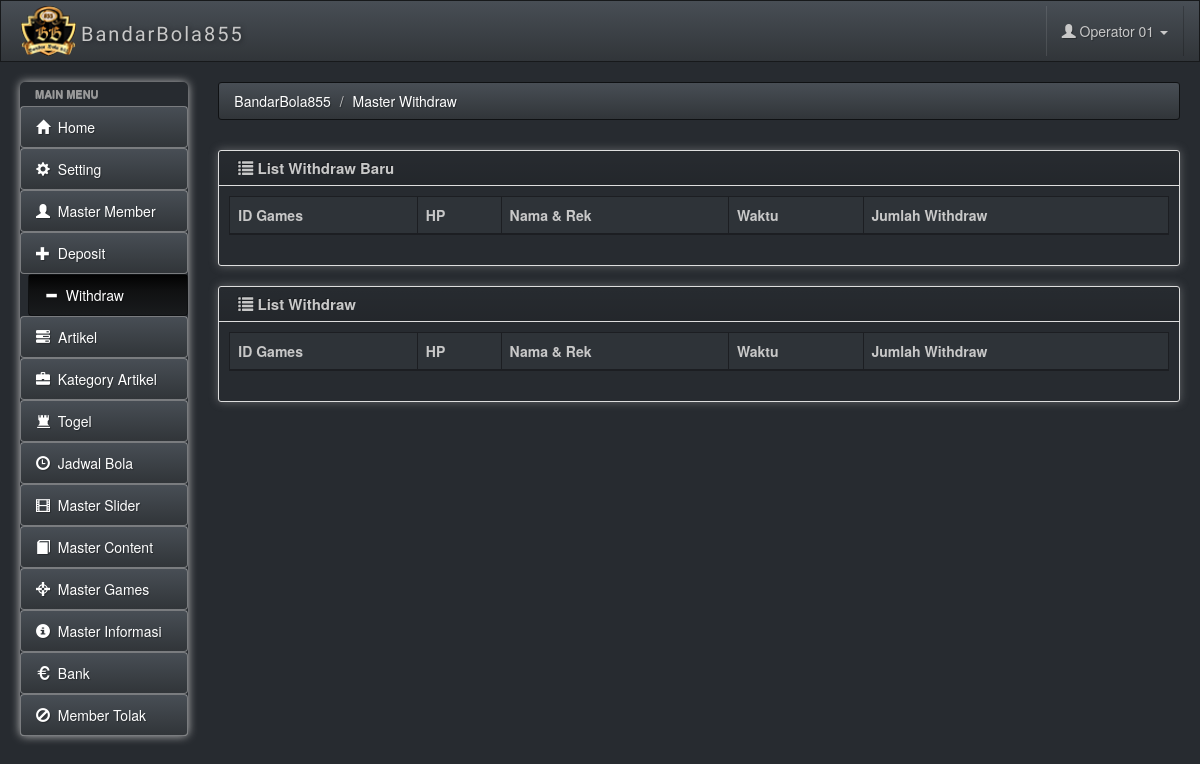
Screenshot of /admincm/mswithdraw.php (signed in) with the database file from the repository.
### tables this page shows
CREATE TABLE `msmodul` (
  `mdl_id` varchar(60) NOT NULL,
  `mdl_name` varchar(60) NOT NULL,
  `mdl_urut` char(2) NOT NULL,
  `mdl_group` varchar(10) NOT NULL,
  `mdl_file` varchar(60) NOT NULL,
  `mdl_icon` varchar(20) NOT NULL
);

### includes/fungsi.php (called while the page is built, shortened)
<?php
function fOpenConn() {
	if ($conn = mysqli_connect(DB_SERVER,DB_SERVER_USERNAME,DB_SERVER_PASSWORD)) {
		if (mysqli_select_db($conn,DB_DATABASE)) {
                        mysqli_query($conn, "SET time_zone = '+07:00'");
			return $conn;
		}
	}
	else
	{
		echo "error fOpenConn<BR>";
		echo mysqli_error() . "<br>";
		return NULL;
	}
}
?>

### includes/validuser.php (called while the page is built, shortened)
<?php
if (!isset($_SESSION['primaryiduser_bandar855']) || !isset($_SESSION['useriduser_bandar855']) || !isset($_SESSION['passworduser_bandar855']) || !isset($_SESSION['namauser_bandar855']))
{
	header("location:login.php");
}
else
{
	$fix_primaryid = $_SESSION['primaryiduser_bandar855'];
}

### admincm/mswithdraw.php (the view, shortened to what this page needs)
<?php
$modulid = "MsWithdraw";
require_once "../includes/validuser.php";
$titlepage = "Master Withdraw";
        ?>
        <?php
require_once '../includes/htmltop.php';
?>
</head>
<body>
    <?php
    require_once '../includes/topbar.php';
    require_once '../includes/menu.php';
    ?>
<div class="row">
    <div class="box col-md-12">
            <div class="box-inner">
                <div class="box-header well" data-original-title="">
                    <h2><i class="glyphicon glyphicon-list"></i> List Withdraw Baru</h2>
                </div>
                <div class="box-content">
                    <table class="table table-bordered">
                        <thead>
                            <tr>
                                <th>ID Games</th>
                                <th>HP</th>
                                <th>Nama & Rek</th>
                                <th>Waktu</th>
                                <th>Jumlah Withdraw</th>
                            </tr>
                        </thead>
                    </table>
                </div>
            </div>
        </div>
</div>
<div class="row">
    <div class="box col-md-12">
            <div class="box-inner">
                <div class="box-header well" data-original-title="">
                    <h2><i class="glyphicon glyphicon-list"></i> List Withdraw</h2>
                </div>
                <div class="box-content">
                    <table class="table table-bordered">
                        <thead>
                            <tr>
                                <th>ID Games</th>
                                <th>HP</th>
                                <th>Nama & Rek</th>
                                <th>Waktu</th>
                                <th>Jumlah Withdraw</th>
                            </tr>
                        </thead>
                    </table>
                </div>
            </div>
        </div>
</div>
<?php
require_once '../includes/footer.php';
?>

### includes/menu.php (shortened to what this page needs)
<div class="ch-container">
    <div class="row">
        <div class="col-sm-2 col-lg-2">
            <div class="sidebar-nav">
                <div class="nav-canvas">
                    <ul class="nav nav-pills nav-stacked main-menu">
                        <li class="nav-header">Main Menu</li>
                        <li <?php if ($modulid == "home") echo 'class="active"'; ?>><a class="ajax-link" href="index.php"><i class="glyphicon glyphicon-home"></i><span> &nbsp;Home</span></a></li>
                        <?php
                        $qr0 = mysqli_query(fOpenConn(), "SELECT * FROM msmodul, mshak WHERE hak_modul = mdl_id AND hak_user = '$fix_primaryid' AND hak_akses = '1' ORDER BY mdl_urut");
                        while ($rs0 = mysqli_fetch_object($qr0))
                        {
                            if ($modulid == $rs0->mdl_id) echo '<li class="active">'; else echo '<li>';
                            echo '<a class="ajax-link" href="'.$rs0->mdl_file.'"><i class="glyphicon glyphicon-'.$rs0->mdl_icon.'"></i><span> &nbsp;'.$rs0->mdl_name.'</span></a></li>';
                        }
                        ?>
                    </ul>
                </div>
            </div>
        </div>
        <div id="content" class="col-lg-10 col-sm-10">
            <div>
    <ul class="breadcrumb">
        <li>
            <a href="#">BandarBola855</a>
        </li>
        <?php
        $breadcrumb = explode(" | ", $titlepage);
        for ($x = 0 ; $x < sizeof($breadcrumb) ; $x++)
            echo "<li><a href='#'>$breadcrumb[$x]</a>";
        ?>
        </li>
    </ul>
</div>

### css/charisma-app.css (style rules this page uses)
.ch-container { padding: 0 15px; }
.box { margin-top: 10px; margin-bottom: 10px; }
.box-inner { border: 1px solid #DEDEDE; border-radius: 3px; -webkit-border-radius: 3px; -moz-border-radius: 3px; box-shadow: 0 0 10px rgba(189, 189, 189, 0.4); -webkit-box-shadow: 0 0 10px rgba(189, 189, 189, 0.4); -moz-box-shadow: 0 0 10px rgba(189, 189, 189, 0.4); }
.box-header { border: none; padding-top: 5px; border-bottom: 1px solid #DEDEDE; border-radius: 3px 3px 0 0; -webkit-border-radius: 3px 3px 0 0; -moz-border-radius: 3px 3px 0 0; height: 35px; min-height: 35px !important; margin-bottom: 0; font-weight: bold; font-size: 16px; background: -moz-linear-gradient(top, rgba(255, 255, 255, 0) 0%, rgba(0, 0, 0, 0.1) 100%); background: -webkit-gradient(linear, left top, left bottom, color-stop(0%, rgba(255, 255, 255, 0)), color-stop(100%, rgba(0, 0, 0, 0.1))); background: -webkit-linear-gradient(top, rgba(255, 255, 255, 0) 0%, rgba(0, 0, 0, 0.1) 100%); background: -o-linear-gradient(top, rgba(255, 255, 255, 0) 0%, rgba(0, 0, 0, 0.1) 100%); background: -ms-linear-gradient(top, rgba(255, 255, 255, 0) 0%, rgba(0, 0, 0, 0.1) 100%); background: linear-gradient(to bottom, rgba(255, 255, 255, 0) 0%, rgba(0, 0, 0, 0.1) 100%); filter: progid:DXImageTransform.Microsoft.gradient(startColorstr='#00ffffff', endColorstr='#1a000000', GradientType=0); }
.box-header h2 { font-size: 15px; width: auto; clear: none; float: left; line-height: 25px; white-space: nowrap; font-weight: bold; margin-top: 0; margin-bottom: 0; }
.box-header h2 > i { margin-top: 1px; }
.box-content { padding: 10px; }
.sidebar-nav { min-height: 0; box-shadow: 0 0 10px #BDBDBD; border-radius: 5px; margin-bottom: 0; padding-bottom: 0; max-height: none; }
.main-menu > li > a { border: 1px solid rgba(221, 221, 221, 0.46); }
.main-menu > li { margin-top: 0 !important; }
.sidebar-nav .nav-header { display: block; padding: 3px 15px; font-size: 11px; font-weight: bold; line-height: 18px; color: #999999; text-shadow: 0 1px 0 rgba(255, 255, 255, 0.5); text-transform: uppercase; }
ul.main-menu li.active { margin-left: 8px; }
ul.main-menu li:not(.nav-header) { -webkit-transition: .3s; -moz-transition: .3s; -ms-transition: .3s; -o-transition: .3s; transition: .3s; }
@media only screen and (min-width: 980px) { a, button, input[type=submit], input[type=button], .product-img { -webkit-transition: .5s; -moz-transition: .5s; -ms-transition: .5s; -o-transition: .5s; transition: .5s; } }
@media only screen and (min-width: 980px) { .ch-container { padding: 0 20px; } }

### rows the page displays
msmodul: mdl_name "Setting"
msmodul: mdl_name "Master Member"
msmodul: mdl_name "Deposit"
msmodul: mdl_name "Withdraw"
msmodul: mdl_name "Artikel"
msmodul: mdl_name "Kategory Artikel"
msmodul: mdl_name "Togel"
msmodul: mdl_name "Jadwal Bola"
msmodul: mdl_name "Master Slider"
msmodul: mdl_name "Master Content"
msmodul: mdl_name "Master Games"
msmodul: mdl_name "Master Informasi"
msmodul: mdl_name "Bank"
msmodul: mdl_name "Member Tolak"

### other values shown
$fix_username "Operator 01"
$breadcrumb[$x] "Master Withdraw"
